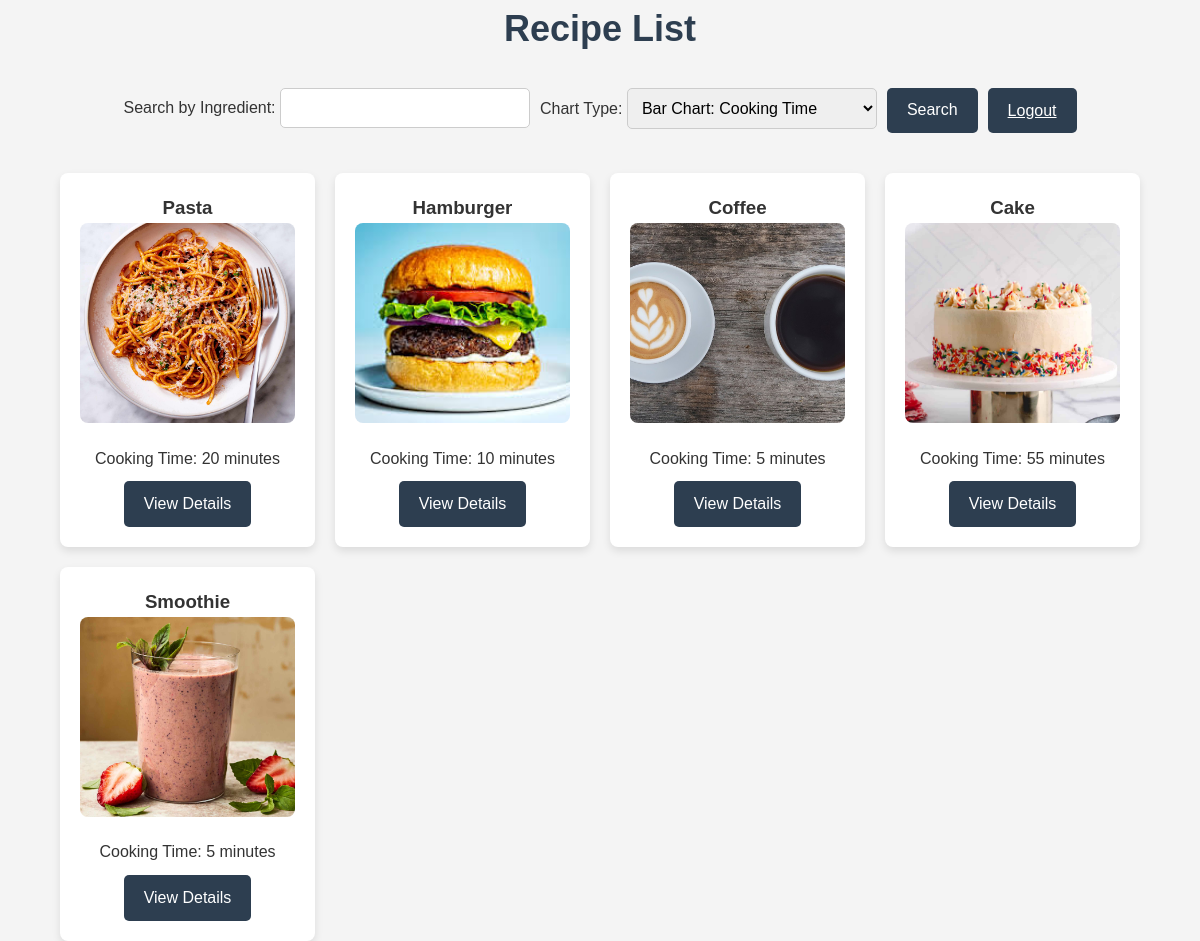
The page /list/ (signed in) on the database as committed earlier.
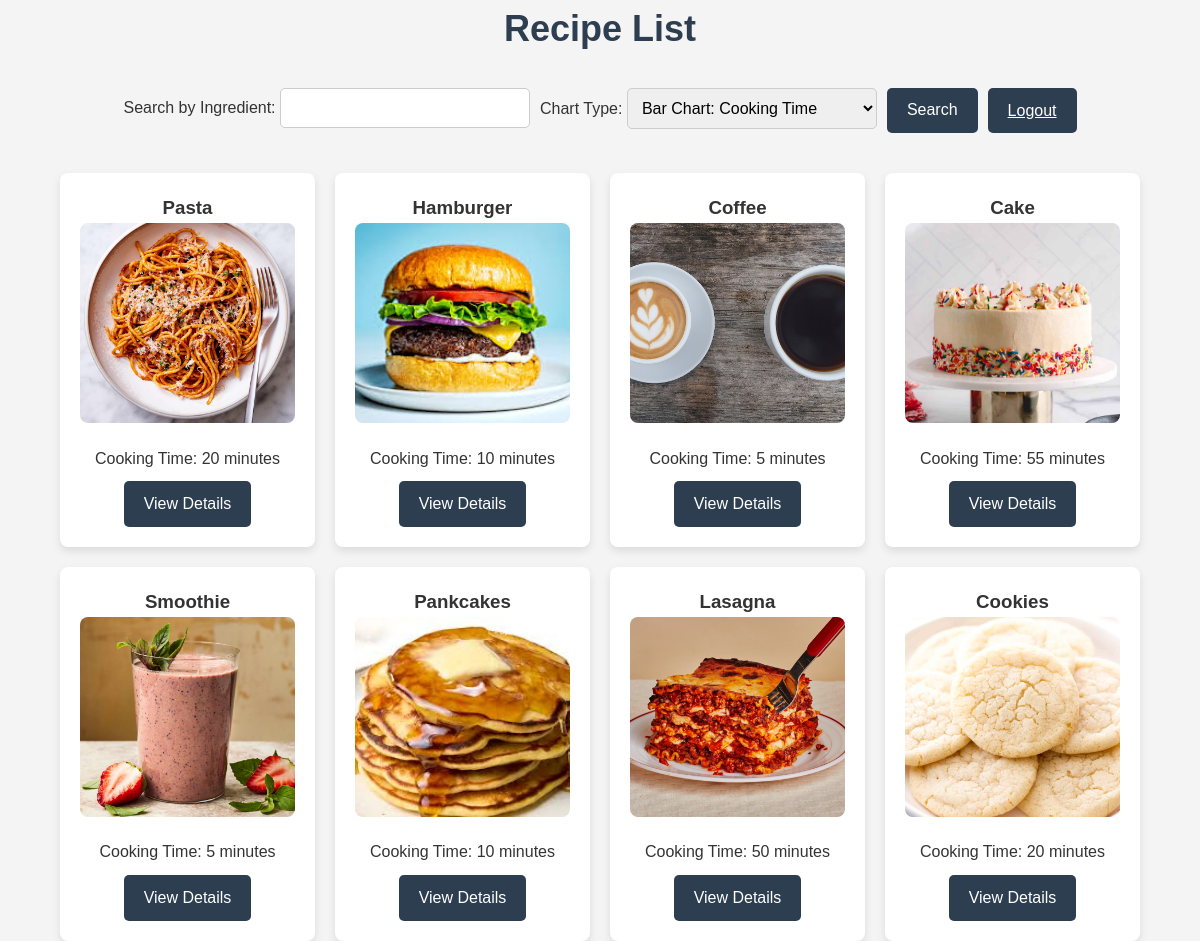
The same page on the database as committed later.
### recipes/models.py (models this page shows, shortened)
class Recipe(models.Model):
    name = models.CharField(max_length=50)
    ingredients = models.CharField(max_length=255)
    cooking_time = models.IntegerField()
    difficulty = models.CharField(max_length=20, blank=True) # Optional or default value
    pic = models.ImageField(upload_to='recipes', default='no_picture.jpg')
    created_date = models.DateTimeField(auto_now_add=True)

### recipes/views.py (the view, shortened to what this page needs)
# urls.py: path('list/', RecipeListView.as_view(), name='recipes_list'),
class RecipeListView(LoginRequiredMixin, ListView):
    model = Recipe
    template_name = 'recipes/recipes_list.html'
    context_object_name = "recipes"
    def get_context_data(self, **kwargs):
        context = super().get_context_data(**kwargs)
        form = RecipesSearchForm(self.request.GET or None)
        context['form'] = form
        queryset = Recipe.objects.all()
        context['filtered_recipes'] = queryset
        return context

### recipes/forms.py
class RecipesSearchForm(forms.Form):
   ingredient_name = forms.CharField(max_length=120, required=False)
   chart_type = forms.ChoiceField(choices=CHART__CHOICES)

### recipes/templates/recipes/recipes_list.html (shortened to what this page needs)
<!DOCTYPE html>
<html lang="en">
<head>
</head>
<body>
    <div class="container">
        <h1>Recipe List</h1>
        <div class="button-container">
            <form method="GET" class="search-form">
                <div>
                    <label for="id_ingredient_name">Search by Ingredient:</label>
                    {{ form.ingredient_name }}
                </div>
                <div>
                    <label for="id_chart_type">Chart Type:</label>
                    {{ form.chart_type }}
                </div>
                <button type="submit" class="btn btn-primary">Search</button>
                <a href="{% url 'success' %}" class="logout-btn">Logout</a>
            </form>
        </div>
        {% if filtered_recipes %}
        <div class="recipe-list">
            {% for recipe in filtered_recipes %}
            <div class="recipe-card">
                <h3>{{ recipe.name }}</h3>
                <img src="{{ recipe.pic.url }}" alt="{{ recipe.name }}" class="recipe-img">
                <p>Cooking Time: {{ recipe.cooking_time }} minutes</p>
                <a href="{% url 'recipes:recipes_detail' pk=recipe.pk %}" class="view-details">View Details</a>
            </div>
            {% endfor %}
        </div>
        {% else %}
        <p>No recipes found matching your search criteria.</p>
        {% endif %}
    </div>
</body>
</html>

### recipes/templates/recipes/recipes_list.html (style rules this page uses)
* { margin: 0; padding: 0; box-sizing: border-box; }
body { font-family: Arial, sans-serif; background-color: #f4f4f4; color: #333; line-height: 1.6; display: flex; justify-content: center; align-items: center; min-height: 100vh; flex-direction: column; }
.container { max-width: 1200px; width: 90%; text-align: center; }
h1 { margin-bottom: 30px; font-size: 36px; color: #2d3e50; }
.search-form { display: flex; flex-wrap: wrap; justify-content: center; gap: 10px; margin-bottom: 20px; }
.search-form input, .search-form select { padding: 10px; font-size: 16px; border: 1px solid #ccc; border-radius: 5px; width: 250px; }
.search-form button { background-color: #2d3e50; color: white; border: none; padding: 10px 20px; font-size: 16px; border-radius: 5px; cursor: pointer; transition: background-color 0.3s ease; }
.recipe-list { display: grid; grid-template-columns: repeat(auto-fill, minmax(250px, 1fr)); gap: 20px; margin-top: 20px; }
.recipe-card { background-color: #fff; border-radius: 8px; box-shadow: 0 4px 8px rgba(0, 0, 0, 0.1); padding: 20px; text-align: center; transition: transform 0.3s ease, box-shadow 0.3s ease; }
.recipe-img { width: 100%; height: 200px; object-fit: cover; border-radius: 8px; margin-bottom: 15px; }
.view-details { display: inline-block; background-color: #2d3e50; color: #fff; margin-top: 10px; padding: 10px 20px; border-radius: 5px; text-decoration: none; transition: background-color 0.3s ease; }
.logout-btn { background-color: #2d3e50; color: white; border: none; padding: 10px 20px; font-size: 16px; border-radius: 5px; cursor: pointer; transition: background-color 0.3s ease; }
.button-container { display: flex; justify-content: center; align-items: center; gap: 10px; margin-bottom: 20px; }

Rows that differ between the two databases and show on the page:
added Recipe: name "Pankcakes", pic (picture), cooking_time "10"
added Recipe: name "Lasagna", pic (picture), cooking_time "50"
added Recipe: name "Cookies", pic (picture), cooking_time "20"
